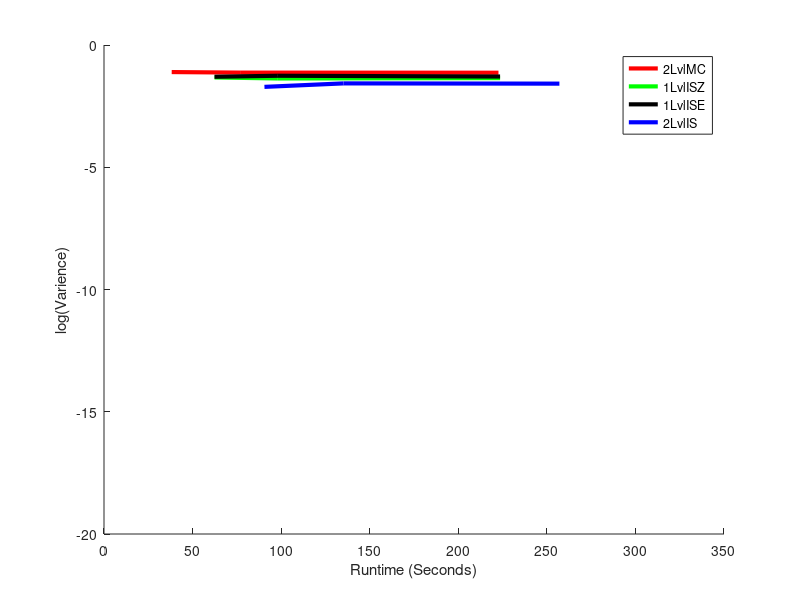

Source code (MATLAB):
hold on

xMin = 0;
xMax = 350;
yMin = -20;
yMax = 0;
trueAns =  0.067355681764443305259593866206504;
X = 1:xMax;

TwoLvlMCX = [38.2188,38.2188,38.2188,38.2188,38.2188,...
             77.2969,77.2969,77.2969,77.2969,77.2969,...
             222.6875,222.6875,222.6875,222.6875,222.6875,...
             ];
     
TwoLvlMCY = [ 0.084261479448513268430964728850086, 0.077702077677377093256616547023441, 0.067358480649779867155402257594687, 0.076667407415659305502941833765362, 0.084839982666486180029608021868626,...
0.077816983856180965695159557071747, 0.074627965799819881431709234220762, 0.076330333158313307118092438940948, 0.065809230682662617217815181902552, 0.076642747610891917564579500776745,...
0.075670671898736885374603389209369, 0.076107968415876289802746157420188, 0.074023402077625255479631505295401, 0.08051989967956160731965553623013, 0.061154374521464383018809485292877,...
];

TwoLvlMCYMean = arrayfun(@(i) mean(TwoLvlMCY((5*i-4):(5*i))), 1:(length(TwoLvlMCY)/5));

OneLvlISX = [62.3906,62.3906,62.3906,62.3906,62.3906,...
             98.1719,98.1719,98.1719,98.1719,98.1719,...
             223.5938,223.5938,223.5938,223.5938,223.5938,...
            ];
        
OneLvlISY = [0.06582651574255526938372895529028, 0.05344216123739075480214566482573, 0.03320735078591750127907644696279, 0.034687581797283484341676285112044, 0.048495173660932394676947865264083,...
    0.041214240053284570408642650818365, 0.050829363905698553283141194469863, 0.037030233470157561392888112550281, 0.038854073907957871469864841174058, 0.04599750304849150456254491814434,...
    0.047150140584209555838501870539403, 0.045441534231683525235645504380955, 0.03882488267602769715924893034753, 0.044547389426344147222991409762471, 0.045452242081439726828495651034245,...
             ];

OneLvlISYMean = arrayfun(@(i) mean(OneLvlISY((5*i-4):(5*i))), 1:(length(OneLvlISY)/5));

TwoLvlISX = [90.5781,90.5781,90.5781,90.5781,90.5781,...
             135.25,135.25,135.25,135.25,135.25,...
             257.0781,257.0781,257.0781,257.0781,257.0781,...
            ];
        
TwoLvlISY = [0.018594430459973682739915901152017, 0.022009244970371353439242412264321, 0.021470226501183211492707059164786, 0.016629637015121101484282917226665, 0.018258770193224541089627166456921,...
    0.022634586206231443322733909440103, 0.028735306120923738426586879768365, 0.021075513106295747089991010625454, 0.037176171598149648778175446750538, 0.024963081861275847328496269028619,...
    0.03641289177977184016166134483683, 0.019282058780838159245396568053366, 0.026263592008084160611680601959961, 0.0214779193158978233546552161215, 0.027933701810489878353260806420622,...
         ];

TwoLvlISYMean = arrayfun(@(i) mean(TwoLvlISY((5*i-4):(5*i))), 1:(length(TwoLvlISY)/5));

OneLvlISEX = [36.1719,36.1719,36.1719,36.1719,36.1719,...
             68.8594,68.8594,68.8594,68.8594,68.8594,...
             136.3281,136.3281,136.3281,136.3281,136.3281,...
            ];
        
OneLvlISEY = [0.059277329866074889019866844819262, 0.033511374359306268788660787549816, 0.056687801166734871904928638741694, 0.061345040917643013644866556433044, 0.040788167711618604494017148454077,...
0.052620548703429685655219572026908, 0.060687720386342174083704747999946, 0.058741864843907816429169344019101, 0.056515047231363295388018030962485, 0.047682332752050256285958340640718,...
0.060000944550653086129177182783678, 0.043767160278590407085363978012538, 0.046652748120938655751466228593927, 0.053280990646827147694253312693036, 0.053050557253495299325773970622322,...
        ];

% GISX = [57.5313,57.5313,57.5313,57.5313,57.5313,...
%     108.8906,108.8906,108.8906,108.8906,108.8906,...
%     189.5469,189.5469,189.5469,189.5469,189.5469,...
%         ];
%         
% GISY = [0.0000026000723894812654845589122015737, 0.000001672882270396871739543331533695, 0.00000016091049502237140924429013248004, 0.0080071930742082499110612303638845, 0.0000044223294909184056682952164429867,...
%     0.0000013116278102123381860599684450852, 0.00000028428137602815634502341469135034, 0.00000074494470264466799696315363679688, 0.000038113634667954901860675853697558, 0.0000016556427908312650884521720698328,...
%      0.0000021190744071113689317410137130659, 0.0000017605431065335426700789499612765, 0.00000036551914454182365498056375870128, 0.0000017662641618294996244940310570204, 0.0000010679902772695324172637322199253,...
%          ];
% 
% GISYMean = arrayfun(@(i) mean(GISY((5*i-4):(5*i))), 1:(length(GISY)/5));
    
OneLvlISEYMean = arrayfun(@(i) mean(OneLvlISEY((5*i-4):(5*i))), 1:(length(OneLvlISEY)/5));

OneLvlISRatio = (OneLvlISYMean ./ TwoLvlMCYMean) .* 100;

TwoLvlISRatio = (TwoLvlISYMean ./ TwoLvlMCYMean) .* 100;

OneLvlISERatio = (OneLvlISEYMean ./ TwoLvlMCYMean) .* 100;

% GISRatio = (GISYMean ./ TwoLvlMCYMean) .* 100;

%s1 = scatter(TwoLvlMCX,TwoLvlMCY,'r', 'filled');
%s2 = scatter(OneLvlISX,OneLvlISY,'g', 'filled');
%s3 = scatter(TwoLvlISX,TwoLvlISY,'b', 'filled');
%alpha(s1,0.4);
%alpha(s2,0.4);
%alpha(s3,0.4);

plot(unique(TwoLvlMCX),log10(TwoLvlMCYMean),'r','LineWidth',3)
plot(unique(OneLvlISX),log10(OneLvlISYMean),'g','LineWidth',3)
plot(unique(OneLvlISX),log10(OneLvlISEYMean),'black','LineWidth',3)
plot(unique(TwoLvlISX),log10(TwoLvlISYMean),'b','LineWidth',3)
% plot(unique(GISX),log(GISYMean),'y','LineWidth',3)

axis([xMin,xMax,yMin,yMax]);

% r1 = refline(0,log(trueAns));
% r1.Color = 'r';
% r1.LineStyle = '--';

% legend('2LvlMC','1LvlISZ','1LvlISE','2LvlIS','GlassermanIS');
legend('2LvlMC','1LvlISZ','1LvlISE','2LvlIS');
xlabel('Runtime (Seconds)');
ylabel('log(Varience)');


hold off
